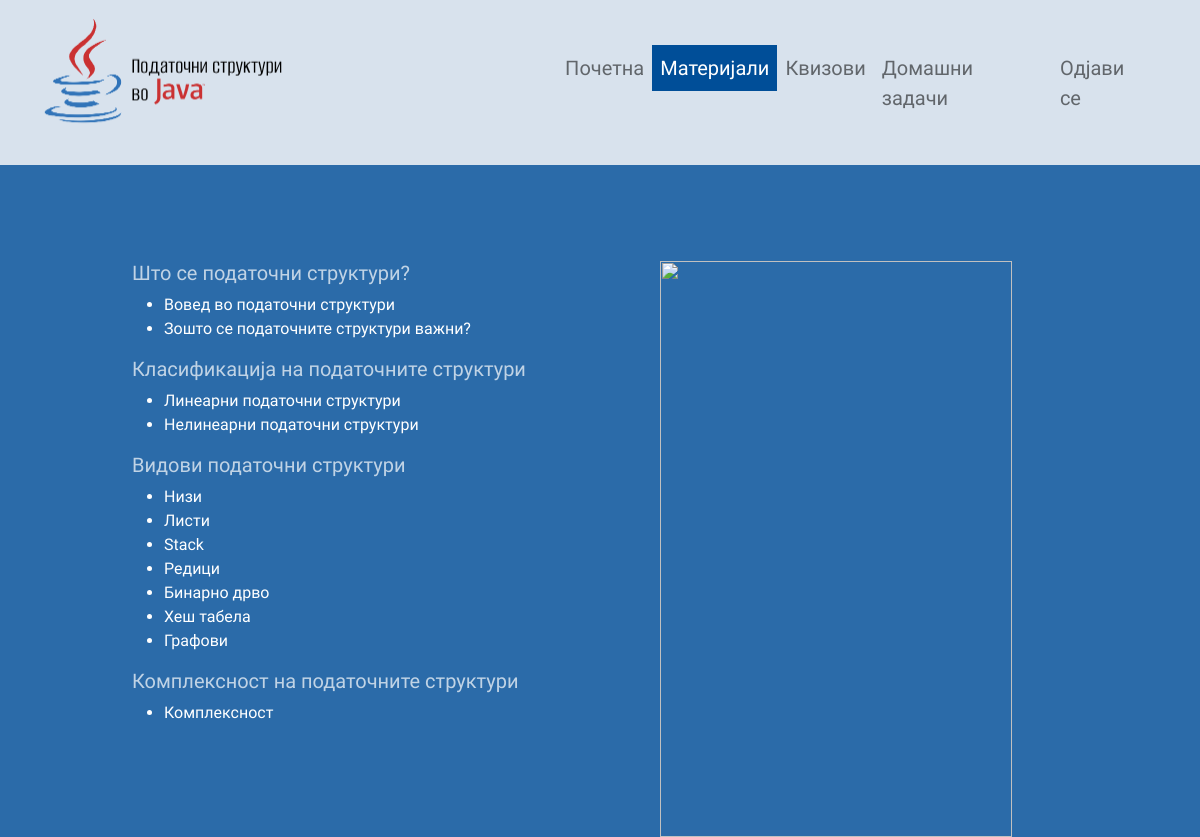
The page /content/ (signed in) on the database its author committed.
### courseapp/models.py (models this page shows)
class Title(models.Model):
    name = models.CharField(max_length=200)
    content = models.TextField(null=True, blank=True)
    image = models.ImageField(upload_to="images/", null=True, blank=True)
    chapter = models.ForeignKey(Chapter, on_delete=models.CASCADE, null=True, blank=True)

class Chapter(models.Model):
    name = models.CharField(max_length=200)

### courseapp/views.py (the view)
# urls.py: path('content/', content, name="content"),
@login_required(login_url='login')
def content(request):
    chapter1 = Title.objects.filter(chapter__name='Што се податочни структури?')
    chapter2 = Title.objects.filter(chapter__name='Класификација на податочните структури')
    chapter3 = Title.objects.filter(chapter__name='Видови податочни структури')
    chapter4 = Title.objects.filter(chapter__name='Комплексност на податочните структури')
    context = {"titlesFirstChapter": chapter1, "titlesSecondChapter": chapter2, "titlesThirdChapter": chapter3,
               "titlesLastChapter": chapter4}
    return render(request, 'content.html', context)

### courseapp/templates/content.html (shortened to what this page needs)
<html lang="en">
<head>
    <link href="https://cdn.jsdelivr.net/npm/bootstrap@5.2.0/dist/css/bootstrap.min.css" rel="stylesheet"
>
</head>
<body>
<nav class="navbar navbar-expand-lg static-top">
    <div class="container">
        <a href="{% url 'home' %}" class="navbar-brand">
            <img src="../media/images/logo.png" class="w-50">
        </a>
        <div class="collapse navbar-collapse">
            <ul class="navbar-nav ms-auto">
                <li class="nav-item">
                    <a class="nav-link" href="{% url 'home' %}">Почетна</a>
                </li>
                <li class="nav-item">
                    <a class="nav-link active" href="{% url 'content' %}">Материјали</a>
                </li>
                <li class="nav-item">
                    <a class="nav-link" href="{% url 'quizzes' %}">Квизови</a>
                </li>
                <li class="nav-item">
                    <a class="nav-link" href="{% url 'homework' %}">Домашни задачи</a>
                </li>
                <li class="nav-item">
                    <a class="nav-link" href="{% url 'logout_user' %}">Одјави се</a>
                </li>
            </ul>
        </div>
    </div>
</nav>
<div class="row p-5" id="content">
    <div class="col-md-8 p-5 w-50 ms-5">
        <h5>{{ titlesFirstChapter.1.chapter.name }}</h5>
        <ul>{% for title in titlesFirstChapter %}
                <li><a href="{% url 'content' %}">{{ title.name }}</a></li>
            {% endfor %}
        </ul>
        <h5>{{ titlesSecondChapter.1.chapter.name }}</h5>
        <ul>{% for title in titlesSecondChapter %}
                <li><a href="{% url 'content' %}">{{ title.name }}</a></li>
            {% endfor %}
        </ul>
        <h5>{{ titlesThirdChapter.1.chapter.name }}</h5>
        <ul>{% for title in titlesThirdChapter %}
                <li><a href="{% url 'content' %}">{{ title.name }}</a></li>
            {% endfor %}
        </ul>
        <h5>{{ titlesLastChapter.0.chapter.name }}</h5>
        <ul>{% for title in titlesLastChapter %}
                <li><a href="{% url 'content' %}">{{ title.name }}</a></li>
            {% endfor %}
        </ul>
    </div>
    <div class="col-4 col-md-4">
        <a>
            <div class=""><img src="https://stories.freepiklabs.com/storage/14074/Pair-Programming_Artboard-1.svg" class="w-100 ms-auto mt-5"></div>
        </a>
    </div>
</div>
</body>
</html>

### courseapp/templates/content.html (style rules this page uses)
html,body { margin:0; padding:0; overflow-x:hidden; }
body { background-color: #d8e2ed; color: #3a6ea5; font-family: 'Bellota Text'; height:100%; }
.active { background-color: #004e98; color: white !important; }
.navbar { font-size: 20px; color: #004e98; }
#content { background-color: #2b6ba9; color:white; }
h5 { opacity: 70%; }
a { text-decoration:none; color:white; }

### rows shown on the page
Title: chapter.name "Што се податочни структури?", name "Зошто се податочните структури важни?"
Title: name "Вовед во податочни структури"
Title: chapter.name "Класификација на податочните структури", name "Нелинеарни податочни структури"
Title: name "Линеарни податочни структури"
Title: chapter.name "Видови податочни структури", name "Листи"
Title: name "Низи"
Title: name "Stack"
Title: name "Редици"
Title: name "Бинарно дрво"
Title: name "Хеш табела"
Title: name "Графови"
Title: chapter.name "Комплексност на податочните структури", name "Комплексност"
